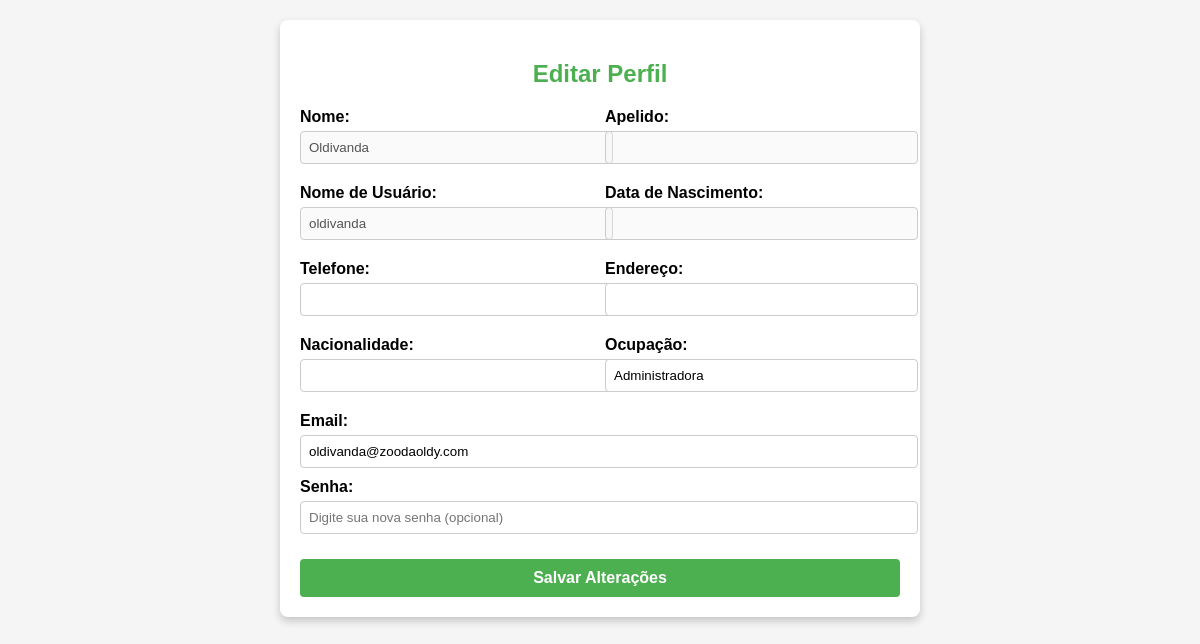
Page /visitante/respostas.php (signed in) on the committed database.
### tables this page shows
CREATE TABLE `usuarios` (
  `id` int(11) NOT NULL,
  `username` varchar(50) NOT NULL,
  `password` varchar(255) NOT NULL,
  `nivel_id` int(11) NOT NULL,
  `nome` varchar(100) NOT NULL,
  `apelido` varchar(100) DEFAULT NULL,
  `sexo` enum('M','F','Outro') NOT NULL,
  `endereco` varchar(255) DEFAULT NULL,
  `nacionalidade` varchar(100) DEFAULT NULL,
  `telefone` varchar(15) DEFAULT NULL,
  `data_nascimento` date DEFAULT NULL,
  `ocupacao` varchar(100) DEFAULT NULL,
  `email` varchar(100) DEFAULT NULL,
  `created_at` timestamp NOT NULL DEFAULT current_timestamp(),
  `reset_token` varchar(255) DEFAULT NULL
);

### visitante/respostas.php (the view, shortened to what this page needs)
<?php
require '../db_conexao.php';
$user_id = $_SESSION['user_id'];
$stmt = $conn->prepare("SELECT nome, apelido, username, data_nascimento, email, telefone, endereco, ocupacao, nacionalidade FROM usuarios WHERE id = :id");
$stmt->execute(['id' => $user_id]);
$user = $stmt->fetch(PDO::FETCH_ASSOC);
?>
<!DOCTYPE html>
<html lang="pt-br">
<head>
</head>
<body>
    <div class="container">
        <h2>Editar Perfil</h2>
        <form id="form-perfil" method="POST">
            <div class="form-row">
                <div class="form-group" style="flex: 1;">
                    <label>Nome:</label>
                    <input type="text" value="<?php echo htmlspecialchars($user['nome']); ?>" disabled>
                </div>
                <div class="form-group" style="flex: 1;">
                    <label>Apelido:</label>
                    <input type="text" value="<?php echo htmlspecialchars($user['apelido']); ?>" disabled>
                </div>
            </div>
            <div class="form-row">
                <div class="form-group" style="flex: 1;">
                    <label>Nome de Usuário:</label>
                    <input type="text" value="<?php echo htmlspecialchars($user['username']); ?>" disabled>
                </div>
                <div class="form-group" style="flex: 1;">
                    <label>Data de Nascimento:</label>
                    <input type="text" value="<?php echo htmlspecialchars($user['data_nascimento']); ?>" disabled>
                </div>
            </div>
            <div class="form-row">
                <div class="form-group" style="flex: 1;">
                    <label>Telefone:</label>
                    <input type="text" name="telefone" value="<?php echo htmlspecialchars($user['telefone']); ?>" required>
                </div>
                <div class="form-group" style="flex: 1;">
                    <label>Endereço:</label>
                    <input type="text" name="endereco" value="<?php echo htmlspecialchars($user['endereco']); ?>" required>
                </div>
            </div>
            <div class="form-row">
                <div class="form-group" style="flex: 1;">
                    <label>Nacionalidade:</label>
                    <input type="text" name="nacionalidade" value="<?php echo htmlspecialchars($user['nacionalidade']); ?>" required>
                </div>
                <div class="form-group" style="flex: 1;">
                    <label>Ocupação:</label>
                    <input type="text" name="ocupacao" value="<?php echo htmlspecialchars($user['ocupacao']); ?>" required>
                </div>
            </div>
            <div class="form-group">
                <label>Email:</label>
                <input type="email" name="email" value="<?php echo htmlspecialchars($user['email']); ?>" required>
            </div>
            <div class="form-group">
                <label>Senha:</label>
                <input type="password" name="senha" placeholder="Digite sua nova senha (opcional)">
            </div>
            <button type="submit" class="btn-submit" onclick="showSpinner()">Salvar Alterações</button>
        </form>
    </div>
</body>
</html>

### visitante/respostas.php (style rules this page uses)
body { font-family: Arial, sans-serif; background-color: #f5f5f5; margin: 0; padding: 20px; }
.container { background-color: #ffffff; border-radius: 8px; box-shadow: 0 4px 8px rgba(0, 0, 0, 0.2); padding: 20px; max-width: 600px; width: 100%; margin: 0 auto; }
h2 { color: #4CAF50; text-align: center; margin-bottom: 20px; }
.form-group { display: flex; flex-direction: column; margin-bottom: 10px; }
.form-row { display: flex; gap: 10px; margin-bottom: 10px; }
label { font-weight: bold; margin-bottom: 5px; }
input[type="text"], input[type="email"], input[type="password"] { width: 100%; padding: 8px; border: 1px solid #ccc; border-radius: 4px; }
.btn-submit { background-color: #4CAF50; color: white; padding: 10px; border: none; border-radius: 4px; cursor: pointer; width: 100%; font-size: 16px; font-weight: bold; margin-top: 15px; transition: background-color 0.3s; }

### rows in the picture
usuarios: nome "Oldivanda", username "oldivanda", ocupacao "Administradora", email "oldivanda@zoodaoldy.com"
